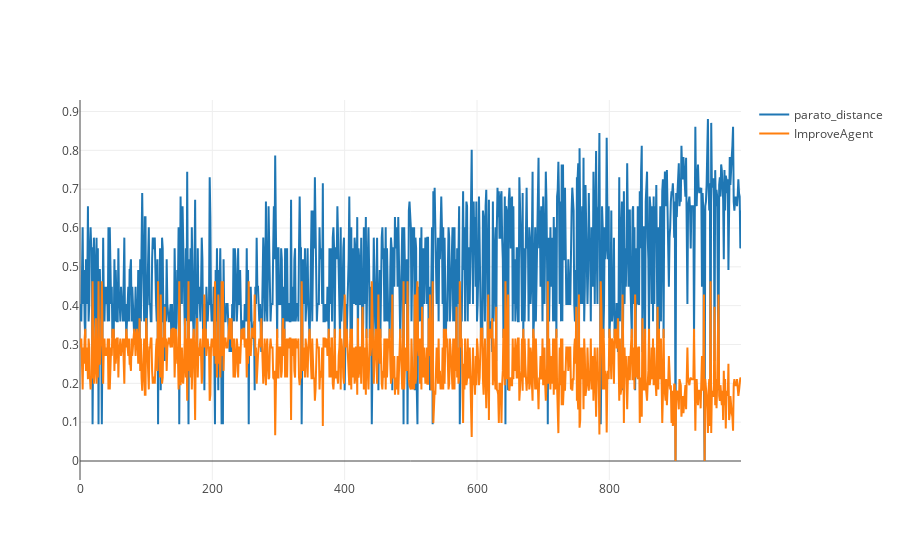

The notebook cell saved with this chart:
### Code cell
from plotly.offline import iplot, init_notebook_mode
import plotly.plotly as py
from plotly.graph_objs import Scatter, Data


init_notebook_mode(connected=True) 

trace0 = Scatter(
    x=left,
    y=parato,
    name="parato_distance"
)

trace1 = Scatter(
    x=left,
    y=improve,
    name="ImproveAgent"
)

data = Data([trace0, trace1])
# data = Data([trace0])
unique_url = iplot(data, filename = 'basic-line')

### Figure 1 — Plotly figure (JSON) as saved in the notebook; plotly's stock layout.template omitted (floating-point values rounded to 4 significant figures; data arrays with more than 128 entries replaced by an {"elided": "..."} marker saying what was removed)
{"data": [{"name": "parato_distance", "type": "scatter", "x": {"elided": "1000 int values"}, "y": {"elided": "1000 float values"}}, {"name": "ImproveAgent", "type": "scatter", "x": {"elided": "1000 int values"}, "y": {"elided": "1000 float values"}}], "layout": {}}
